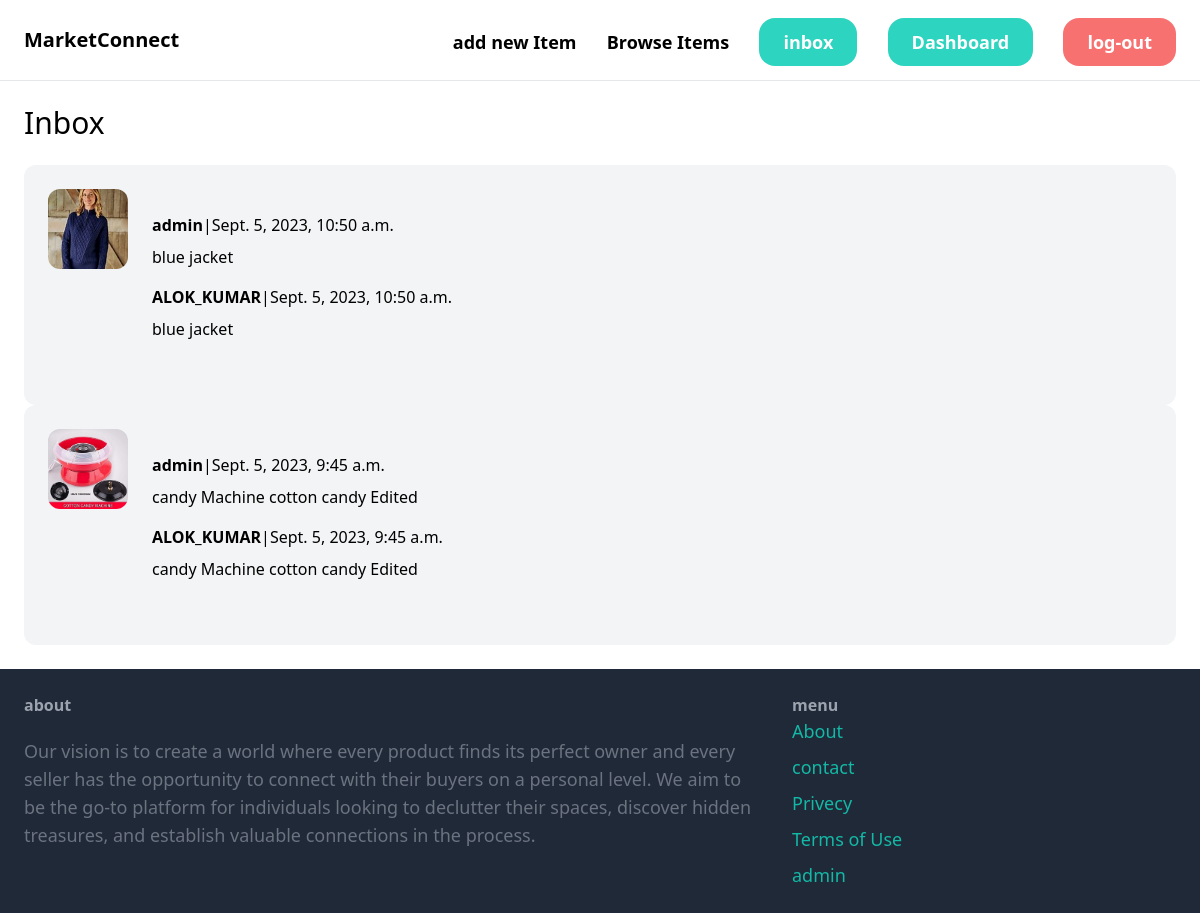
Before: /inbox/ (signed in) with the older database file.
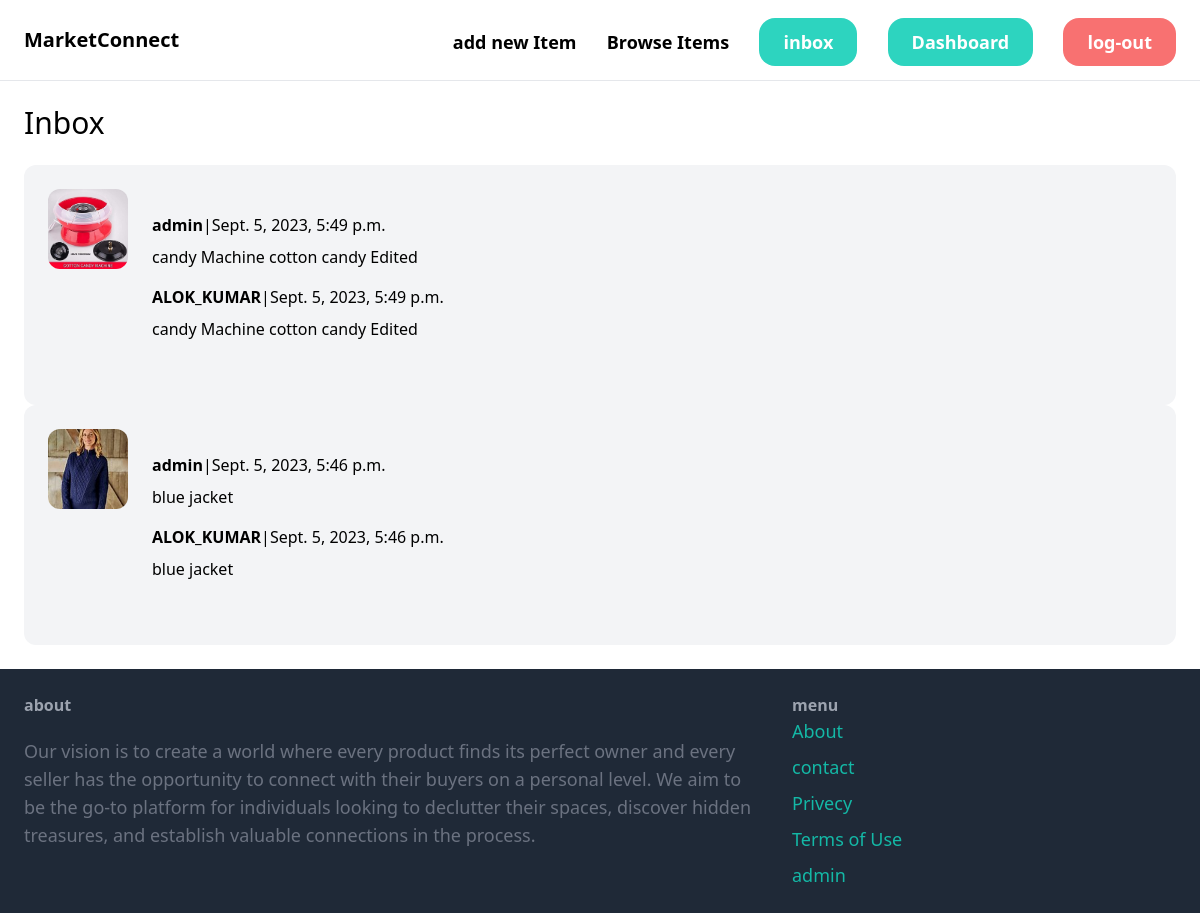
After: the same page with the newer database file.
### conversation/models.py (models this page shows)
class Conversation(models.Model):
    item=models.ForeignKey(Item,related_name='conversations',on_delete=models.CASCADE)
    members=models.ManyToManyField(User,related_name='conversations')
    created_at=models.DateTimeField(auto_now_add=True)
    modified_at=models.DateTimeField(auto_now=True)
    class Meta:
        ordering=('-modified_at',)

### item/models.py (models this page shows, shortened)
class Item(models.Model):
    Category=models.ForeignKey(Category,related_name='items',on_delete=models.CASCADE)
    name=models.CharField(max_length=255)
    description=models.TextField(blank=True,null=True)
    price=models.FloatField()
    image=models.ImageField(upload_to='item_images',blank=True,null=True)
    is_sold=models.BooleanField(default=False)
    created_by=models.ForeignKey(User,related_name='items',on_delete=models.CASCADE)
    Created_at=models.DateField(auto_now_add=True)

### conversation/views.py (the view)
# urls.py: path('',views.inbox,name='inbox'),
@login_required
def inbox(request):
    conversations=Conversation.objects.filter(members__in=[request.user.id])
    return render(request,'conversation/inbox.html',{
        'conversations':conversations
    })

### conversation/templates/conversation/inbox.html (shortened to what this page needs)
{% extends 'core/base.html' %}
{%block content%}
<h1 class='mb-6 text-3xl'>Inbox</h1>
<div class='space-y-6'>
{% for convo in conversations%}
<a href="{% url 'conversation:abc' convo.id %} ">
    <div class="p-6 flex  bg-gray-100 rounded-xl">
            <div class="pr-6">
                {% if convo.item.image %}
                    <img src="{{convo.item.image.url}}" class="w-20 rounded-xl">
                {%endif%}
            </div>
            <div class="pr-6 my-6">
                 {% for member in convo.members.all%}
                    {% if 'member!=request.user'%}
                        <p class="mb-2"><strong>{{member.username}}</strong>|{{convo.modified_at}}</p>
                        <p class="mb-4">{{convo.item.name}}</p>
                    {%endif%}
                {% endfor%}
        </div>
    </div>
</a>
{%endfor%}
</div>
{%endblock%}

Changed rows visible on the page:
changed Conversation "candy Machine cotton candy Edited": modified_at "Sept. 5, 2023, 9:45 a.m." → "Sept. 5, 2023, 5:49 p.m."; moves up the list
changed Conversation "blue jacket": modified_at "Sept. 5, 2023, 10:50 a.m." → "Sept. 5, 2023, 5:46 p.m."
